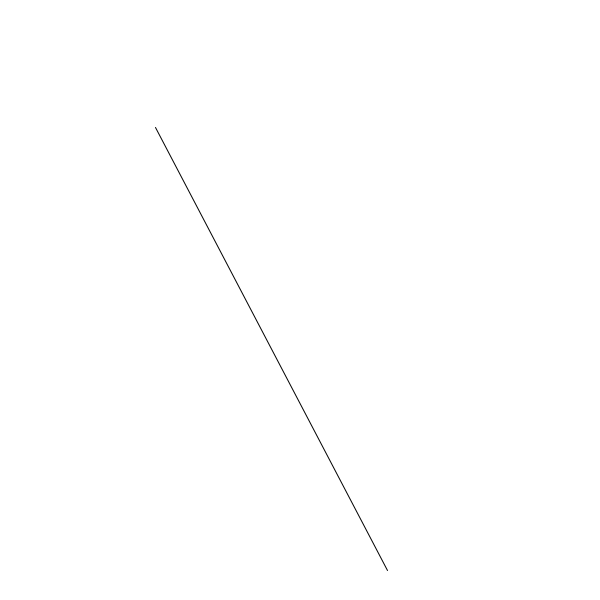
Frame 1 (no input)
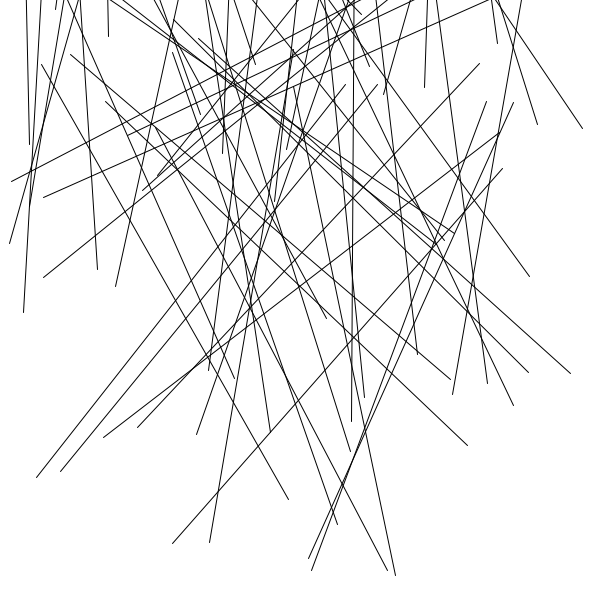
Frame 60 (the mouse pressed at the canvas centre just before this capture)
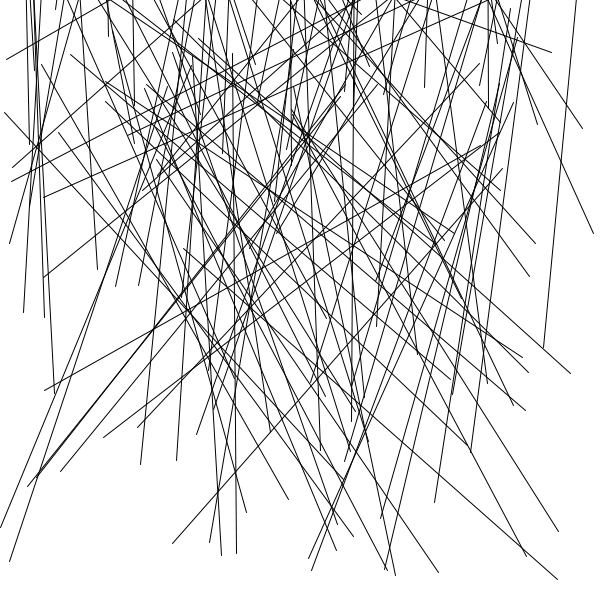
Frame 120 (the mouse held since frame 60 and released just before this capture)

The Processing sketch that drew these frames (run headless with seeded random() and noise(); from frame 60 on, the mouse is pressed at the canvas centre):

// Processing sketch: processing_62399
// ── processing_62399.pde


float x1,x2,y1,y2;

int lin = 10000; // cantidad de lineas
int largo = 500; //largo de las lineas
float a,b,c,n; 

void setup(){
  
  size(600, 600);
  background(255);
  n = 0; 
 
}
  
  
  
void draw(){
      
    
 if (n < lin) { 
    x1 = random (width); //asigo valores aleatorios a 3 de las coordenadas
    x2 = random (width);
    y1 = random (height);
    
    a = x1-x2;
    b = pow (a,2);
    c = pow (largo,2);
    y2 = y1 - sqrt(c-b);
    
    stroke(0);
    line(x1, y1, x2, y2); // calculo la 4ta coordenada por pitagoras
    
    n+=1;
    }


}
